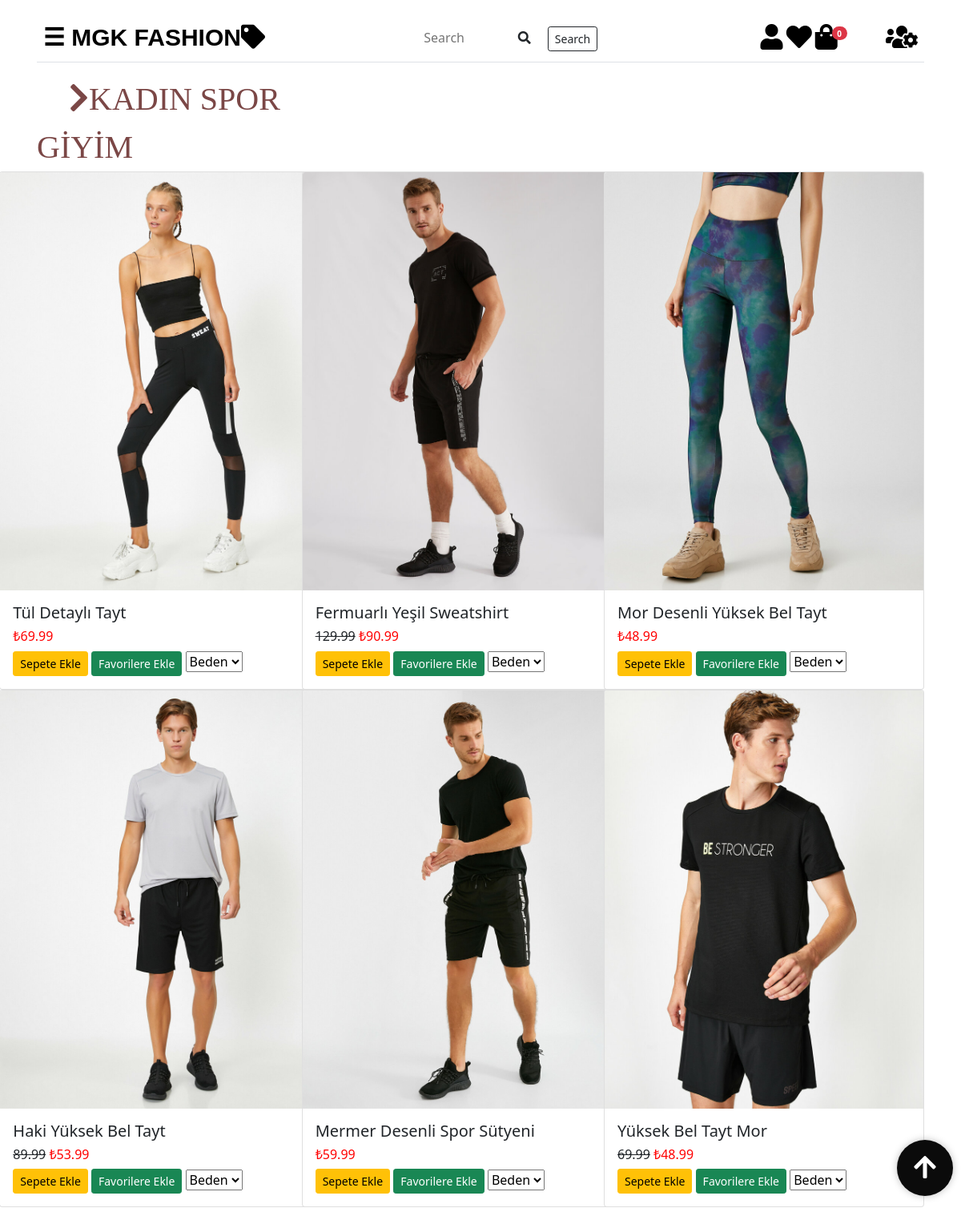
The app's page /giyimwebsitesi/kadinspor.php with its own data.
### tables this page shows
CREATE TABLE IF NOT EXISTS `tblurunler` (
  `id` int(4) NOT NULL AUTO_INCREMENT,
  `urun_foto` varchar(150) NOT NULL,
  `urun_adi` varchar(100) NOT NULL,
  `renk` varchar(30) NOT NULL,
  `eski_fiyat` float DEFAULT NULL,
  `fiyat` float NOT NULL,
  `kategoriID` int(4) NOT NULL,
  `cinsiyetID` int(2) NOT NULL,
  PRIMARY KEY (`id`),
  KEY `kategoriID` (`kategoriID`),
  KEY `cinsiyetID` (`cinsiyetID`)
);

### giyimwebsitesi/kadinspor.php (the view, shortened to what this page needs)
 <!DOCTYPE html>
<html lang="tr">
<head>
  <link rel="stylesheet" type="text/css" href="CSS1/bootstrap.min.css">
  <link rel="stylesheet" href="CSS1/all.css">
  <link rel="stylesheet" type="text/css" href="CSS1/style.css">
  <link rel="stylesheet" type="text/css" href="CSS1/genelstyle.css">
  <link rel="stylesheet" type="text/css" href="CSS1/mainstyle.css">
</head>
<body>
  <?php include("baglantidb.php");
   ?>
  <?php $urun = $db->query("SELECT * from tblurunler Where cinsiyetID = '1' AND kategoriID = '5' ", PDO::FETCH_OBJ)->fetchAll()   ?>
<div id="main" class="container">
  <?php include("navbar.php"); ?>
      <div class="row">
      <div  class="col-md-4" id="yazi"><i class="fa fa-chevron-right"></i>KADIN SPOR GİYİM</div>
      </div>
      <div class="row">
        <?php foreach ($urun as $urunler) { ?>
    <div class="col-md-4">
<div class="card" style="width: 25rem; float: right;">
  <img class="card-img-top" id="aw-zoom" src="<?php echo $urunler->urun_foto; ?>" alt="Card image cap">
  <div class="card-body">
    <h5 class="card-title"><?php echo $urunler->urun_adi; ?></h5>
    <h6><s><?php echo $urunler->eski_fiyat; ?></s> <span style="color: red;">₺<?php echo $urunler->fiyat; ?></span> </h6>
    <button urun_id="<?php echo $urunler->id; ?>" class="btn btn-warning btn-sm btn_sepeteEkle">Sepete Ekle</button>
    <?php $sorgu = $db->prepare("SELECT * FROM tblfavoriler WHERE musteriID=:id1 AND favori_urunID=:id2");
          $sorgu->execute(array(':id1'=>$_SESSION['kullanici']['id'],':id2'=>$urunler->id));
          if ($sorgu->rowCount()) {
            echo '<a href="favoriler.php?cikar='.$urunler->id.'" class="btn btn-danger btn-sm">Favorilerden Çıkar</a>';
          }else{
            echo '<a href="favoriler.php?id='.$urunler->id.'" class="btn btn-success btn-sm">Favorilere Ekle</a>';
          }
     ?>
      <select>
      <option selected>Beden</option>
    </select>
  </div>
</div>
  </div>
  <?php } ?>
    </div>
</div>
<button id="btnScrollToTop">
    <i class="fa fa-arrow-up fa-2x" style="color: white"></i>
  </button>
</body>
</html>

### giyimwebsitesi/CSS1/all.css (style rules this page uses)
.fa, .fas, .far, .fal, .fad, .fab { -moz-osx-font-smoothing: grayscale; -webkit-font-smoothing: antialiased; display: inline-block; font-style: normal; font-variant: normal; text-rendering: auto; line-height: 1; }
.fa-2x { font-size: 2em; }
.fa-arrow-up:before { content: "\f062"; }
.fa-chevron-right:before { content: "\f054"; }

### giyimwebsitesi/CSS1/genelstyle.css (style rules this page uses)
#yazi { font-size: bold; color:#7b4746 ; font-family: Agency FB; font-size: 40px; text-indent: 20px; }
#aw-zoom { position: relative; -webkit-transform: scale(1); -ms-transform: scale(1); -moz-transform: scale(1); transition: all .3s ease-in; -moz-transition: all .3s ease-in; -webkit-transition: all .3s ease-in; -ms-transition: all .3s ease-in; }
#btnScrollToTop { position: fixed; right: 10px; bottom: 30px; width: 70px; height: 70px; border-radius: 50%; background: #0b0b0b; box-shadow:0 0 10px rgba(0, 0, 0, 0.25); color: #ffffff; border: none; outline: none; cursor: pointer; }

### giyimwebsitesi/CSS1/mainstyle.css (style rules this page uses)
#yazi { font-size: bold; color:#7b4746 ; font-family: Agency FB; font-size: 40px; text-indent: 20px; }
#main { transition: margin-left .5s; padding: 16px; }
#btnScrollToTop { position: fixed; right: 10px; bottom: 30px; width: 70px; height: 70px; border-radius: 50%; background: #0b0b0b; box-shadow:0 0 10px rgba(0, 0, 0, 0.25); color: #ffffff; border: none; outline: none; cursor: pointer; }

### records on screen
tblurunler: urun_foto (picture), urun_adi "Tül Detaylı Tayt", fiyat "69.99"
tblurunler: urun_foto (picture), urun_adi "Fermuarlı Yeşil Sweatshirt", eski_fiyat "129.99", fiyat "90.99"
tblurunler: urun_foto (picture), urun_adi "Mor Desenli Yüksek Bel Tayt", fiyat "48.99"
tblurunler: urun_foto (picture), urun_adi "Haki Yüksek Bel Tayt", eski_fiyat "89.99", fiyat "53.99"
tblurunler: urun_foto (picture), urun_adi "Mermer Desenli Spor Sütyeni", fiyat "59.99"
tblurunler: urun_foto (picture), urun_adi "Yüksek Bel Tayt Mor", eski_fiyat "69.99", fiyat "48.99"

### other values on screen
$toplam_adet "0"
